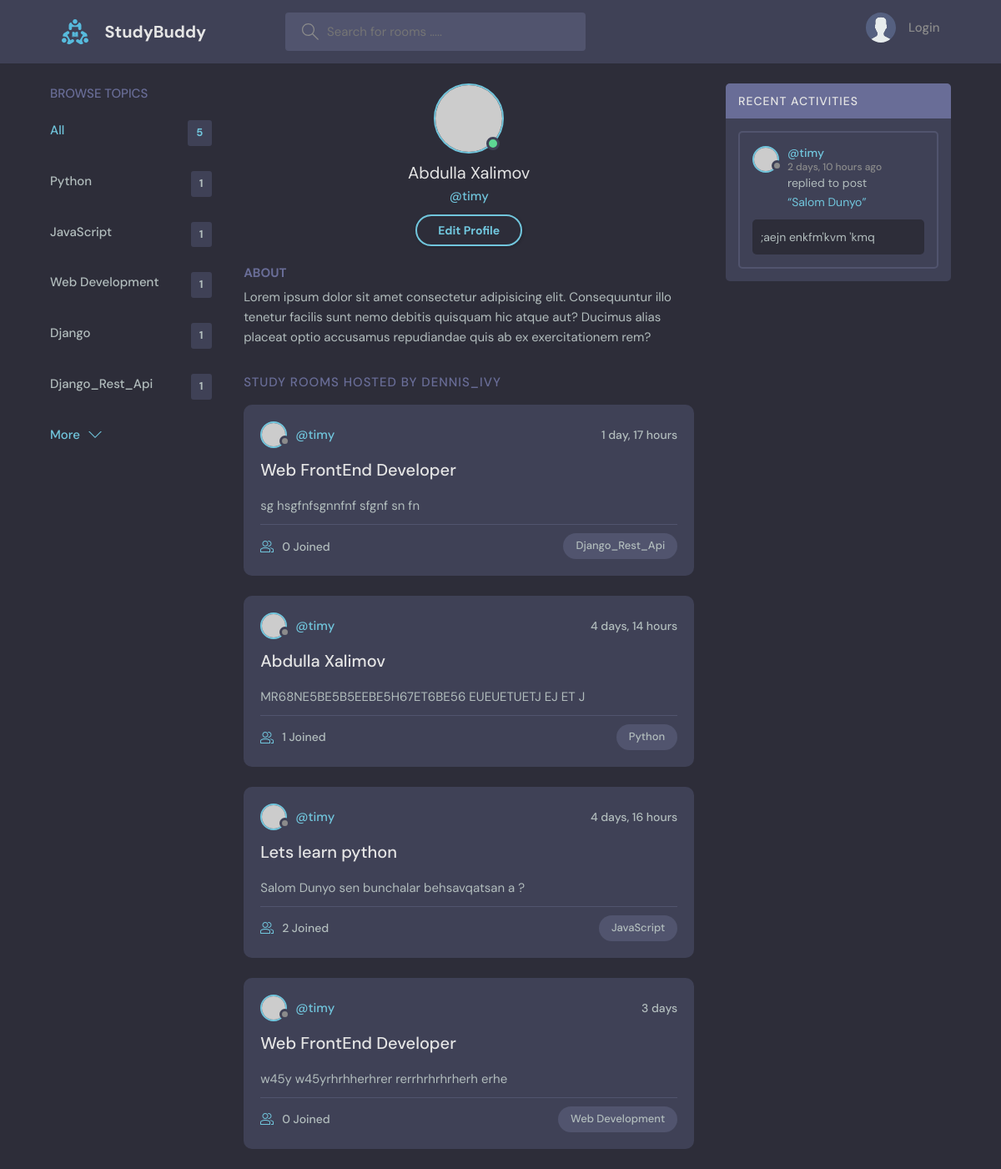
The app's page /profile/2/ with its own data.
### base/models.py (models this page shows)
class Topic(models.Model):
    name = models.CharField(max_length=200)
    def __str__(self) -> str:
        return self.name

class Room(models.Model):
    host = models.ForeignKey(User, on_delete=models.SET_NULL, null=True)
    topic = models.ForeignKey(Topic, on_delete=models.SET_NULL, null=True)
    participants = models.ManyToManyField(User, related_name='participants', blank=True)
    name = models.CharField(max_length=200)
    description = models.TextField()
    updated = models.DateTimeField(auto_now=True)
    created = models.DateTimeField(auto_now_add=True)
    class Meta:
        ordering = ['-updated', '-created']
    def __str__(self) -> str:
        return self.name

class Message(models.Model):
    user = models.ForeignKey(User, on_delete=models.CASCADE)
    room = models.ForeignKey(Room, on_delete=models.CASCADE)
    body = models.TextField()
    updated = models.DateTimeField(auto_now=True)
    date = models.DateTimeField(auto_now_add=True)
    class Meta:
        ordering = ['-updated', '-date']
    def __str__(self):
        return self.body[0:20]

### base/views.py (the view)
# urls.py: path("profile/<str:pk>/", views.profile, name="profile"),
def profile(request, pk):
    user = User.objects.get(id=pk)
    rooms = user.room_set.all()
    room_messages = user.message_set.all()
    topics = Topic.objects.all()
    context = {'user': user, 'rooms': rooms, 'room_messages': room_messages, 'topics': topics}
    return render(request, 'profile.html', context)

### base/templates/profile.html (shortened to what this page needs)
{% extends 'main.html' %}
{% load static %}
{% block content %}
    <main class="profile-page layout layout--3">
        <div class="container">
          {% include 'topics_component.html' %}
          <div class="roomList">
            <div class="profile">
              <div class="profile__avatar">
                <div class="avatar avatar--large active">
                  <img src="https://randomuser.me/api/portraits/men/11.jpg" />
                </div>
              </div>
              <div class="profile__info">
                <h3>{{user.first_name}}  {{user.last_name}}</h3>
                <p>@{{user.username}}</p>
                <a href="edit-user.html" class="btn btn--main btn--pill">Edit Profile</a>
              </div>
              <div class="profile__about">
                <h3>About</h3>
                <p>
                  Lorem ipsum dolor sit amet consectetur adipisicing elit. Consequuntur illo tenetur
                  facilis sunt nemo debitis quisquam hic atque aut? Ducimus alias placeat optio
                  accusamus repudiandae quis ab ex exercitationem rem?
                </p>
              </div>
            </div>
            <div class="roomList__header">
              <div>
                <h2>Study Rooms Hosted by dennis_ivy</a>
                </h2>
              </div>
            </div>
            {% include 'feed_component.html' %}
          </div>
          {% include 'activity_component.html' %}
        </div>
      </main>
{% endblock %}

### base/templates/topics_component.html
<div class="topics">
  <div class="topics__header">
    <h2>Browse Topics</h2>
  </div>
  <ul class="topics__list">
    <li>
      <a href="/" class="active">All <span>{{topics.count}}</span></a>
    </li>
    {% for topic in topics %}
    <li>
      <a href="{% url 'home' %}?q={{topic.name}}">{{topic.name}} <span>{{topic.room_set.all.count}} </span> </a>
    </li>
    {% endfor %}
  </ul>
  <a class="btn btn--link" href="topics.html">
    More
    <svg
      version="1.1"
      xmlns="http://www.w3.org/2000/svg"
      width="32"
      height="32"
      viewBox="0 0 32 32"
    >
      <title>chevron-down</title>
      <path d="M16 21l-13-13h-3l16 16 16-16h-3l-13 13z"></path>
    </svg>
  </a>
</div>

### base/templates/feed_component.html (shortened to what this page needs)
    {% for room in rooms %}
    <div class="roomListRoom">
      <div class="roomListRoom__header">
        <a href="{% url 'profile' room.host.id %}" class="roomListRoom__author">
          <div class="avatar avatar--small">
            <img src="https://randomuser.me/api/portraits/women/11.jpg" />
          </div>
          <span>@{{room.host.username}}</span>
        </a>
        <div class="roomListRoom__actions">
          <span>{{room.created|timesince}}</span>
        </div>
      </div>
      <div class="roomListRoom__content">
        <a href="{% url 'room' room.id %}">{{room.name}}</a>
        <p>
          {{room.description}}
        </p>
      </div>
      <div class="roomListRoom__meta">
        <a href="{% url 'room' room.id %}" class="roomListRoom__joined">
          {{ room.participants.all.count }} Joined
        </a>
        <p class="roomListRoom__topic">{{room.topic}}</p>
      </div>
    </div>
    {% endfor %}

### base/templates/activity_component.html (shortened to what this page needs)
<div class="activities">
  <div class="activities__header">
    <h2>Recent Activities</h2>
  </div>
  {% for message in room_messages %}
    <div class="activities__box">
      <div class="activities__boxHeader roomListRoom__header">
        <a href="{% url 'profile' message.user.id %}" class="roomListRoom__author">
          <div class="avatar avatar--small">
            <img src="https://randomuser.me/api/portraits/women/11.jpg" />
          </div>
          <p>
            @{{message.user}}
            <span>{{message.date|timesince}} ago</span>
          </p>
        </a>
      </div>
      <div class="activities__boxContent">
        <p>
          replied to post
          <a href="room.html">“{{message.room}}”
          </a>
        </p>
        <div class="activities__boxRoomContent">
          {{message}}
        </div>
      </div>
    </div>
  {% endfor %}
</div>

### records on screen
Topic: name "Python", room_set.all.count "1"
Topic: name "JavaScript", room_set.all.count "1"
Topic: name "Web Development", room_set.all.count "1"
Topic: name "Django", room_set.all.count "1"
Topic: name "Django_Rest_Api", room_set.all.count "1"
Room: host.username "timy", created "1 day, 17 hours", name "Web FrontEnd Developer", description "sg hsgfnfsgnnfnf sfgnf sn fn", participants.all.count "0", topic "Django_Rest_Api"
Room: host.username "timy", created "4 days, 14 hours", name "Abdulla Xalimov", description "MR68NE5BE5B5EEBE5H67ET6BE56 EUEUETUETJ EJ ET J", participants.all.count "1", topic "Python"
Room: host.username "timy", created "4 days, 16 hours", name "Lets learn python", description "Salom Dunyo sen bunchalar behsavqatsan a ?", participants.all.count "2", topic "JavaScript"
Room: host.username "timy", created "3 days", name "Web FrontEnd Developer", description "w45y w45yrhrhherhrer rerrhrhrhrherh erhe", participants.all.count "0", topic "Web Development"
Message: user "timy", date "2 days, 10 hours", room "Salom Dunyo", body ";aejn enkfm'kvm 'kmq"

### other values on screen
{{ topics.count }} "5"
{{ user.first_name }} "Abdulla"
{{ user.last_name }} "Xalimov"
{{ user.username }} "timy"
